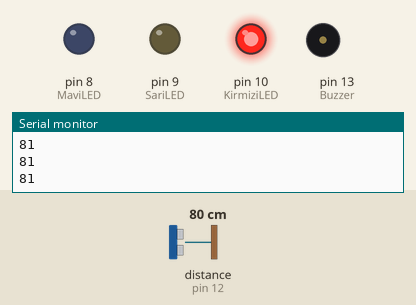
Simulated run of this sketch. Board: Arduino Uno, built with avr-gcc and run on an emulated ATmega328P. Shown: output pins drawn as LEDs (lit = HIGH), buzzer (waves = sounding, pin HIGH), the last lines printed to the serial monitor. Wiring (inferred from the names in the program): ultrasonic range finder: trigger pin 11; echo pin 12. Dashed ring = blinking. The test bench sets the inputs (shaded band); at power-on: distance to the obstacle (sensor on pin 12) 80 cm. The echo pulse lasts 58.3 µs per cm; pins used as bus, display or sensor lines are not drawn.

Above: at 1.2 s.
1.3 s: distance to the obstacle (sensor on pin 12) set to 2 cm
At 1.8 s:
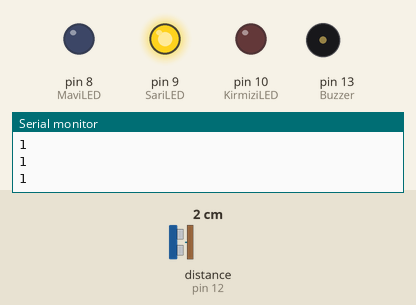
2.8 s: distance to the obstacle (sensor on pin 12) set to 9 cm
4.3 s: distance to the obstacle (sensor on pin 12) set to 12 cm
At 4.9 s:
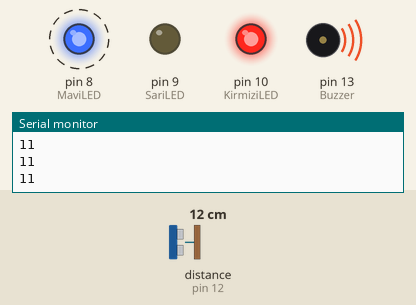
7.3 s: distance to the obstacle (sensor on pin 12) set to 250 cm
At 7.71 s:
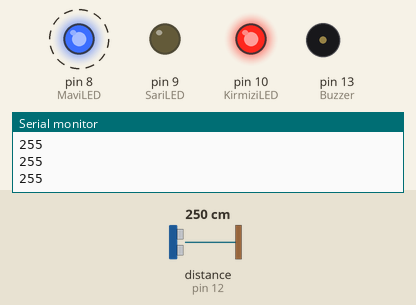
10.3 s: distance to the obstacle (sensor on pin 12) set to 4 cm
At 11.3 s:
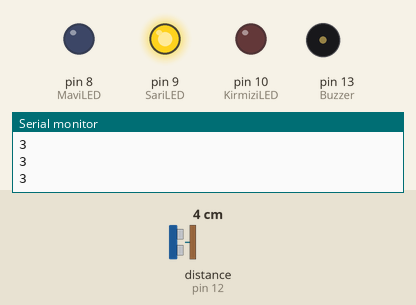
11.8 s: distance to the obstacle (sensor on pin 12) set to 18 cm
At 13.27 s:
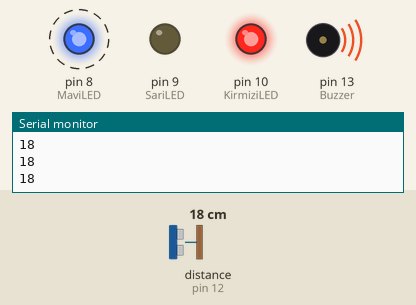
Timing chart, 0 to 15.8 s (numbered marks = the images above; inputs shaded):
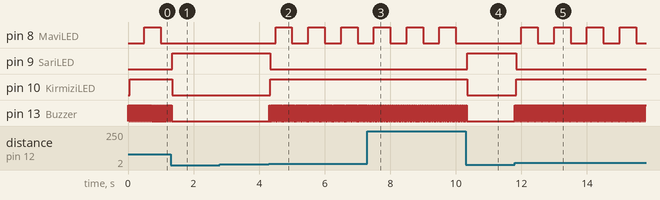

Measured:
- the behaviour switches between 10 and 11 cm on distance to the obstacle (sensor on pin 12) (found by bisection; images 1 and 2)
- after the input at 1.3 s, pin 8 (MaviLED): stays LOW (without the input it goes to HIGH after 0.20 s); pin 9 (SariLED): LOW → HIGH after 0.05 s; pin 10 (KirmiziLED): HIGH → LOW after 0.05 s; pin 13 (Buzzer): goes on until 1.3 s, then stays LOW
- after the input at 4.3 s, pin 8 (MaviLED): alternates HIGH for 0.50 s and LOW for 0.50 s, starting after 0.20 s; pin 9 (SariLED): HIGH → LOW after 0.05 s; pin 10 (KirmiziLED): LOW → HIGH after 0.05 s; pin 13 (Buzzer): alternates HIGH for 0.03 s and LOW for 0.02 s, starting at once
- after the input at 7.3 s, pin 13 (Buzzer): alternates HIGH for 0.03 s and LOW for 0.03 s, starting after 0.14 s
- after the input at 10.3 s, pin 8 (MaviLED): stays LOW (without the input it goes to HIGH after 0.20 s); pin 9 (SariLED): LOW → HIGH after 0.05 s; pin 10 (KirmiziLED): HIGH → LOW after 0.05 s; pin 13 (Buzzer): goes on until 10.3 s, then stays LOW
- after the input at 11.8 s, pin 8 (MaviLED): alternates HIGH for 0.50 s and LOW for 0.50 s, starting after 0.20 s; pin 9 (SariLED): HIGH → LOW at once; pin 10 (KirmiziLED): LOW → HIGH at once; pin 13 (Buzzer): alternates HIGH for 0.03 s and LOW for 0.02 s, starting at once
- by itself, pin 13 (Buzzer): alternates HIGH for 0.03 s and LOW for 0.02 s

The sketch:

Kap__Alarm_Sistemi.ino
```cpp
#include <TimerOne.h>

const int Trig = 11; //Çıkış yüzeyinden dalganın salınmasını sağlayan çıkış pini
const int Echo = 12; //Giriş yüzeyine yansıyan dalganın ulaştığını Arduino'ya haber veren giriş pini

const int Buzzer = 13; //Buzzer pin çıkışı
const int KirmiziLED = 10; //Kapı açıldığı zaman yanan ledin çıkış pini
const int SariLED = 9; //Kapı kapalıyken yanan ledin çıkış pini
const int MaviLED = 8; //Interrupt için kulllanılan ve kapı açıkken yanıp sönen ledin çıkış pini

String LEDDurumu = "OFF";
int  Sure  = 0;
int  Mesafe = 0;

void setup() {

  pinMode (Trig , OUTPUT);
  pinMode (Echo , INPUT);

  pinMode (Buzzer , OUTPUT);
  pinMode (KirmiziLED , OUTPUT);
  pinMode (SariLED , OUTPUT);
  pinMode (MaviLED , OUTPUT);

  Timer1.initialize(500000);
  Timer1.attachInterrupt( MaviLedInterrupt );
  Serial.begin(9600);
}

void loop() {
  digitalWrite(Trig , HIGH); //Sensöre ses dalgasını üretmesi için emir verildi
  delayMicroseconds(1000);
  digitalWrite(Trig, LOW); //Yeni dalgaların üretilmemesi için trig pini LOW konumuna getirildi

  Sure = pulseIn(Echo , HIGH); //Ses dalgasının geri dönmesi için geçen süre ölçülüyor
  Mesafe = (Sure / 2) / 28.5; //Ölçülen süre uzaklığa çevriliyor
  Serial.println(Mesafe);
  if ( Mesafe >= 10 )
  {
    digitalWrite(Buzzer , HIGH);
    delay(25);
    digitalWrite(Buzzer , LOW);
    delay(15);
    digitalWrite(KirmiziLED , HIGH);
    digitalWrite(SariLED , LOW);
  }
  else
  {
    digitalWrite(Buzzer , LOW);
    digitalWrite(KirmiziLED , LOW);
    digitalWrite(SariLED , HIGH);
  }
}

void MaviLedInterrupt() //Interrupt kodu
{
  if ( Mesafe >= 10 ) //Kapı açıksa mavi led yanıp söner
  {
    if (LEDDurumu == "ON") {
      digitalWrite(MaviLED, LOW);
      LEDDurumu = "OFF";
      return;
    }
    if (LEDDurumu == "OFF") {
      digitalWrite(MaviLED, HIGH);
      LEDDurumu = "ON";
      return;
    }
  }
  digitalWrite(MaviLED, LOW); //Kapı kapanınca mavi led söner
}
```
